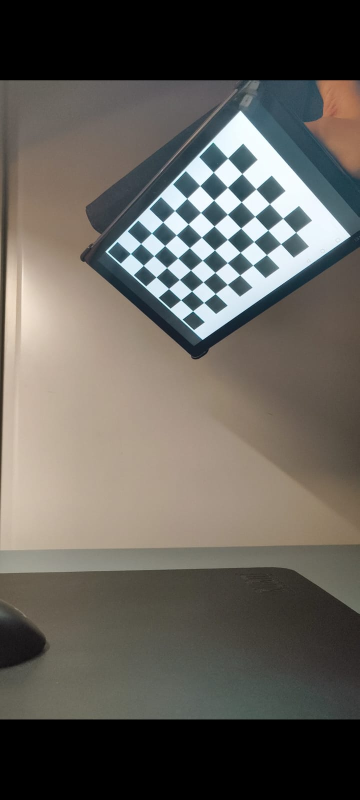
#> input picture resources/calibration/nothing_2a_checkerboards/n2a_cal2_1.jpg, 719 x 1600 px (shown at 1/2 size); its folder holds only this picture in this run
$ python bowling.py
#> lines starting #> are read from the running program, lines starting #| are printed output that depends on the picture; after the words box and inside, x2 and y2 are one past the last pixel; in counts of white or black regions, pixels touching at a corner belong together
### src/geometry/calibration.py
import cv2 as cv
import numpy as np
import glob
import os
import re

def intrinsic(images_path, checkerboard_size = (9, 6), show_detection = False):
    # Termination criteria for corner sub-pixel refinement
    criteria = (cv.TERM_CRITERIA_EPS + cv.TERM_CRITERIA_MAX_ITER, 30, 0.001)

    # Prepare object points based on the checkerboard grid
    world_points = np.zeros((checkerboard_size[0] * checkerboard_size[1], 3), np.float32)
    world_points[:, :2] = np.mgrid[0:checkerboard_size[0], 0:checkerboard_size[1]].T.reshape(-1, 2)

    # Lists to store object points and image points from all images
    object_points = []  # 3D points in real-world space
    image_points = []  # 2D points in image plane
    images = glob.glob(os.path.join(images_path, "*.jpg"))

    # Check if any images were found
    if not images:
        print(f"No images found in the specified directory. Path : {images_path}")
        return None, None

    print(f"Found {len(images)} images. Processing...")

    # Loop through each image in the folder
    for input_image in images:
        img = cv.imread(input_image)
        if img is None:
            print(f"Error reading image: {input_image}")
            continue

        # Convert image to grayscale
        gray = cv.cvtColor(img, cv.COLOR_BGR2GRAY)

        # Apply histogram equalization for better contrast
        clahe = cv.createCLAHE(clipLimit=2.0, tileGridSize=(8, 8))
        gray = clahe.apply(gray)

        # Define flags for the chessboard detection
        flags = cv.CALIB_CB_ADAPTIVE_THRESH + cv.CALIB_CB_FAST_CHECK + cv.CALIB_CB_NORMALIZE_IMAGE

        # Detect the checkerboard
        ret, corners = cv.findChessboardCorners(gray, checkerboard_size, flags)

        print(f"Processing: {__remove_prefix(input_image, images_path=images_path)} - Checkerboard detected: {ret}")

        if ret:
            # Store object points
            object_points.append(world_points)

            # Refine corner locations for better accuracy
            refined_corners = cv.cornerSubPix(gray, corners, (11, 11), (-1, -1), criteria)
            image_points.append(refined_corners)

            # Draw detected corners on the image for visualization
            if show_detection:
                cv.drawChessboardCorners(img, checkerboard_size, refined_corners, ret)
                cv.imshow("Detected Corners", img)
                cv.waitKey(2000)

    # Proceed with calibration if at least one checkerboard was detected
    if len(object_points) > 0:
        img_shape = gray.shape[::-1]  # Image size (width, height)
        ret, mtx, dist, _, _= cv.calibrateCamera(object_points, image_points, img_shape, None, None)
        return mtx, dist
    else:
        print("No valid checkerboard detections. Calibration failed.")
        return None, None

def intrinsic_distortion_fix(mtx, dist, img_path, show_distortion=False, corners=None, scale=0.3):
    # Read image
    img = cv.imread(img_path)

    # Compute optimal new camera matrix
    h, w = img.shape[:2]
    mtx_undist, _ = cv.getOptimalNewCameraMatrix(mtx, dist, (w, h), 1, (w, h))

    if show_distortion:
        # Undistorted the image
        img_undist = cv.undistort(img, mtx, dist, None, newCameraMatrix=mtx_undist)

        # Define original points (ensure shape: Nx1x2)
        points = corners.astype(np.float32).reshape(-1, 1, 2)

        # Undistorted points with the new camera matrix
        points_undist = cv.undistortPoints(
            points,
            mtx,
            dist,
            None,
            P=mtx_undist  # Project using new camera matrix
        ).reshape(-1, 2)


        # Draw lines (original and corrected)
        points = points.reshape(-1,2).astype(np.int32)
        points_undist_ts = points_undist.astype(np.int32)
        cv.line(img, tuple(points[0]), tuple(points[1]), 255, 1)
        cv.line(img_undist, tuple(points_undist_ts[0]), tuple(points_undist_ts[1]), 255, 1)

        # Combine images side by side
        combined_img = cv.hconcat([img, img_undist])

        # Display the combined image
        combined_img = cv.resize(combined_img, (0,0), fx=scale, fy=scale)
        cv.imshow("Original vs Undistorted", combined_img)
        cv.waitKey(0)  # Wait for a key press to close the window
        cv.destroyAllWindows()  # Close all OpenCV windows

    return mtx_undist, points_undist

# [16 lines left out: function extrinsic, not called in this run]

# Remove prefix for better visualization
def __remove_prefix(text, images_path):
    pattern = re.escape(images_path + '/')
    cleaned_text = re.sub(pattern, '', text)
    return cleaned_text

### src/utils/display.py
# Shows matrices in a nice way
# [7 lines left out: function mat, not called in this run]

def title_print(title_text):
    print(f"\n\n<[---------------------{title_text}---------------------]>\n\n")

### src/bowling.py
import geometry.calibration as cal
import utils.display as display
import utils.plot as plot
from data.camera import Camera
import data.datamanager as datamanager
import data.coords as coords

# Path where the checkerboard images are stored
n2a_checkerboard_path = "resources/calibration/nothing_2a_checkerboards" # Nothing Phone 2a
lum_checkerboard_path = "resources/calibration/lumix_checkerboards" # Other camera

n2a_lane_path = "resources/localization/nothing_2a/lane.png" # Path for a n2a bowling lane sample file
lum_lane_path = "resources/localization/lumix/lane.png" # Path for a lum bowling lane sample file

CALIBRATION = True
SHOW_LOCALIZATION = True

if __name__ == "__main__":
    if CALIBRATION:
        display.title_print("Calibration")
        int_n2a, dist_n2a = cal.intrinsic(images_path=n2a_checkerboard_path, checkerboard_size=(9,6), show_detection=False)
#> in intrinsic, img is the input picture: shape (1600, 719, 3); mean B, G, R 89.8, 96.2, 99.6
#> in intrinsic, `gray = clahe.apply(gray)`:
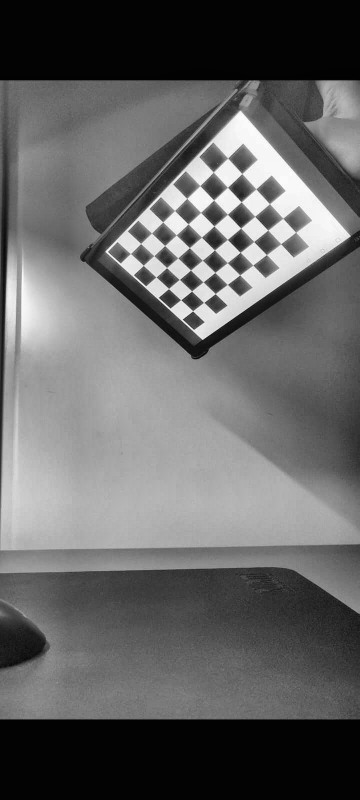
#> gray: shape (1600, 719) (shown at 1/2 size); min 2, max 255, mean 100.8
#> in intrinsic, `ret, corners = cv.findChessboardCorners(gray, checkerboard_size, flags)`: ret = True; corners = 54 rows, first 8: [261.4, 507.5], [281.9, 487.8], [303.7, 466.5], [325, 446.5], [349.8, 421.5], [371.5, 400], [400.4, 371.9], [427.4, 344.9]
#| Processing: n2a_cal2_1.jpg - Checkerboard detected: True
#> in intrinsic, `refined_corners = cv.cornerSubPix(gray, corners, (11, 11), (-1, -1), c..`: refined_corners = 54 rows, first 8: [261.4, 507.5], [281.8, 487.4], [303.7, 466.5], [326.2, 444.4], [349.8, 421.5], [374.2, 397.1], [400.4, 371.7], [427.2, 344.7]
#> in intrinsic, `ret, mtx, dist, _, _= cv.calibrateCamera(object_points, image_points, ..`: ret = 0.219; mtx = [[1135.8, 0, 327.6], [0, 1169.9, 787.3], [0, 0, 1]]; dist = [[-0.161, 0.978, -0.00314, -0.000942, -1.48]]
#> int_n2a has the same summary as mtx in intrinsic; dist_n2a = [[-0.161, 0.978, -0.00314, -0.000942, -1.48]]
        int_n2a, undist_corners_n2a = cal.intrinsic_distortion_fix(int_n2a, dist_n2a, n2a_lane_path,
                                               show_distortion=True,
                                               corners=coords.N2A_LANE_CORNERS)
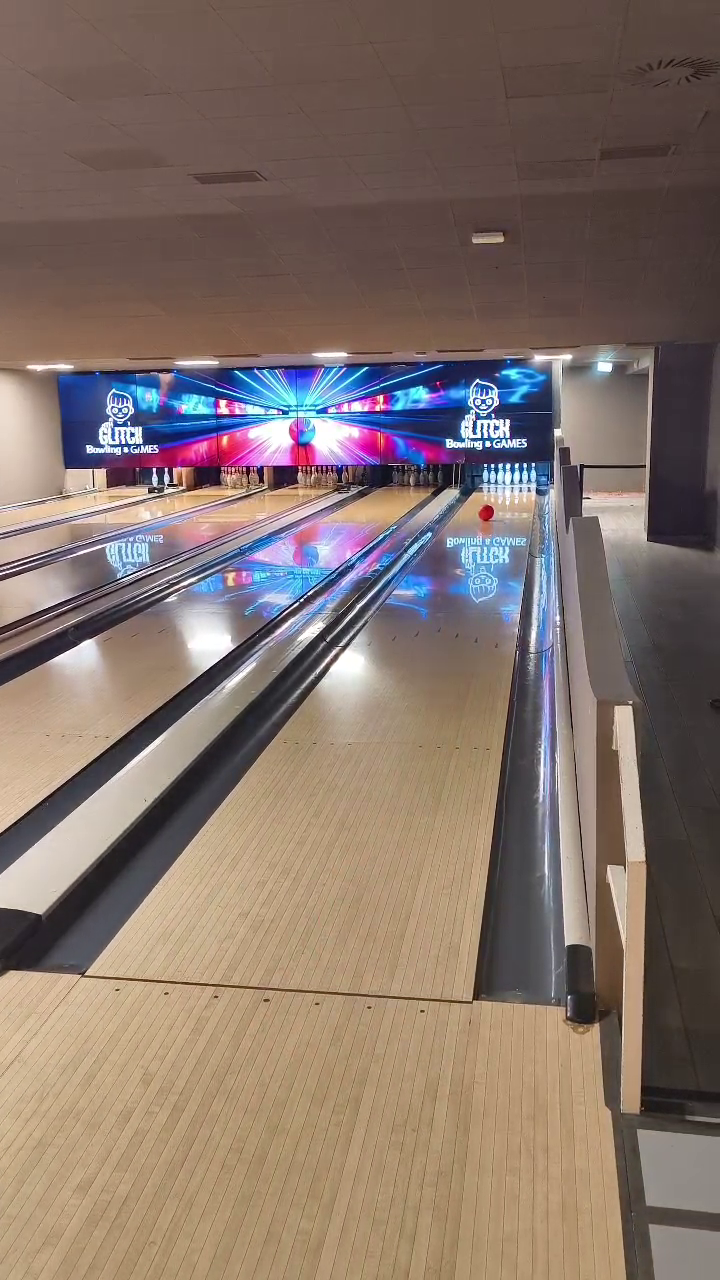
#> input picture resources/localization/nothing_2a/lane.png, 720 x 1280 px, found by its file name
#> in intrinsic_distortion_fix, img is the input picture: shape (1280, 720, 3); mean B, G, R 105.8, 114, 131.2
#> in intrinsic_distortion_fix, `mtx_undist, _ = cv.getOptimalNewCameraMatrix(mtx, dist, (w, h), 1, (w,..`: mtx_undist = [[938, 0, 286.2], [0, 968.7, 867.8], [0, 0, 1]]
#> in intrinsic_distortion_fix, `img_undist = cv.undistort(img, mtx, dist, None, newCameraMatrix=mtx_un..`:
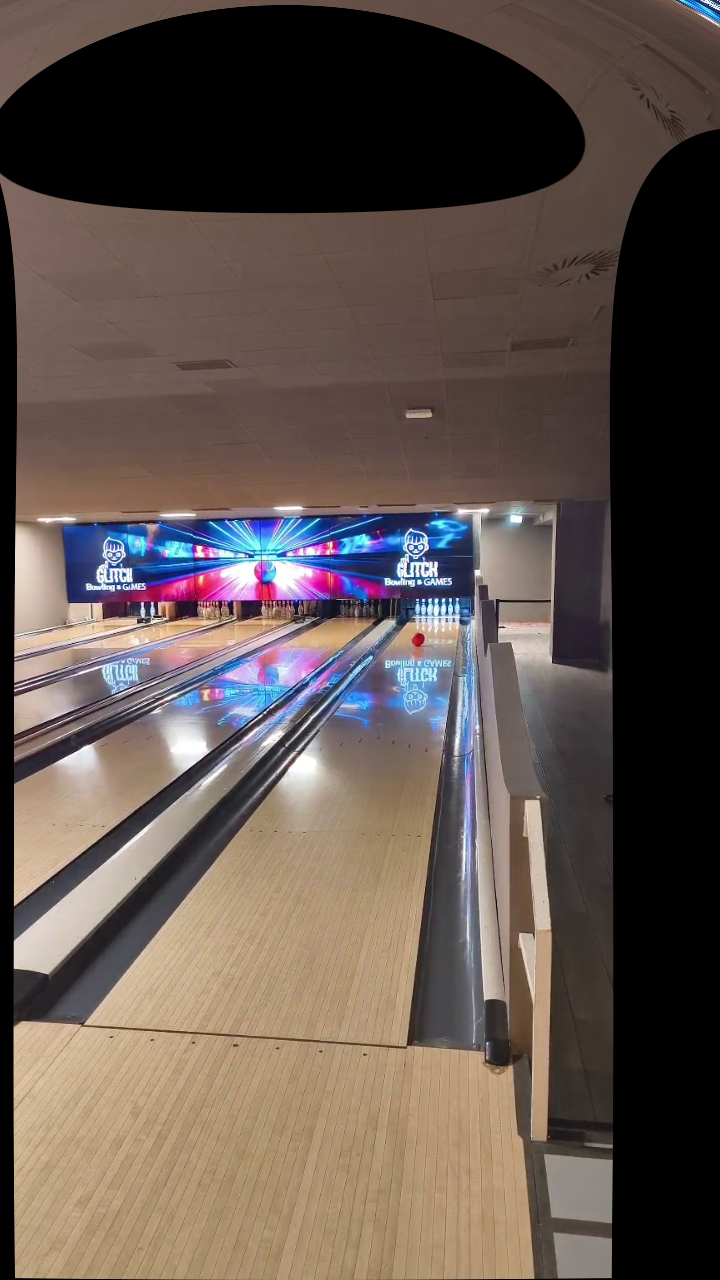
#> img_undist: shape (1280, 720, 3); mean B, G, R 77, 83.1, 95.9
#> in intrinsic_distortion_fix, `points = corners.astype(np.float32).reshape(-1, 1, 2)`: points = [[82, 974], [478, 486], [538, 486], [474, 1002]]
#> in intrinsic_distortion_fix, `points_undist = cv.undistortPoints( points, mtx, dist, None, P=mtx_und..`: points_undist = [[81.82, 1023.8], [411.2, 617], [461.1, 617], [408, 1047]]
#> in intrinsic_distortion_fix, `points_undist_ts = points_undist.astype(np.int32)`: points_undist_ts = [[81, 1023], [411, 617], [461, 616], [407, 1047]]
#> in intrinsic_distortion_fix, `cv.line(img, tuple(points[0]), tuple(points[1]), 255, 1)`:
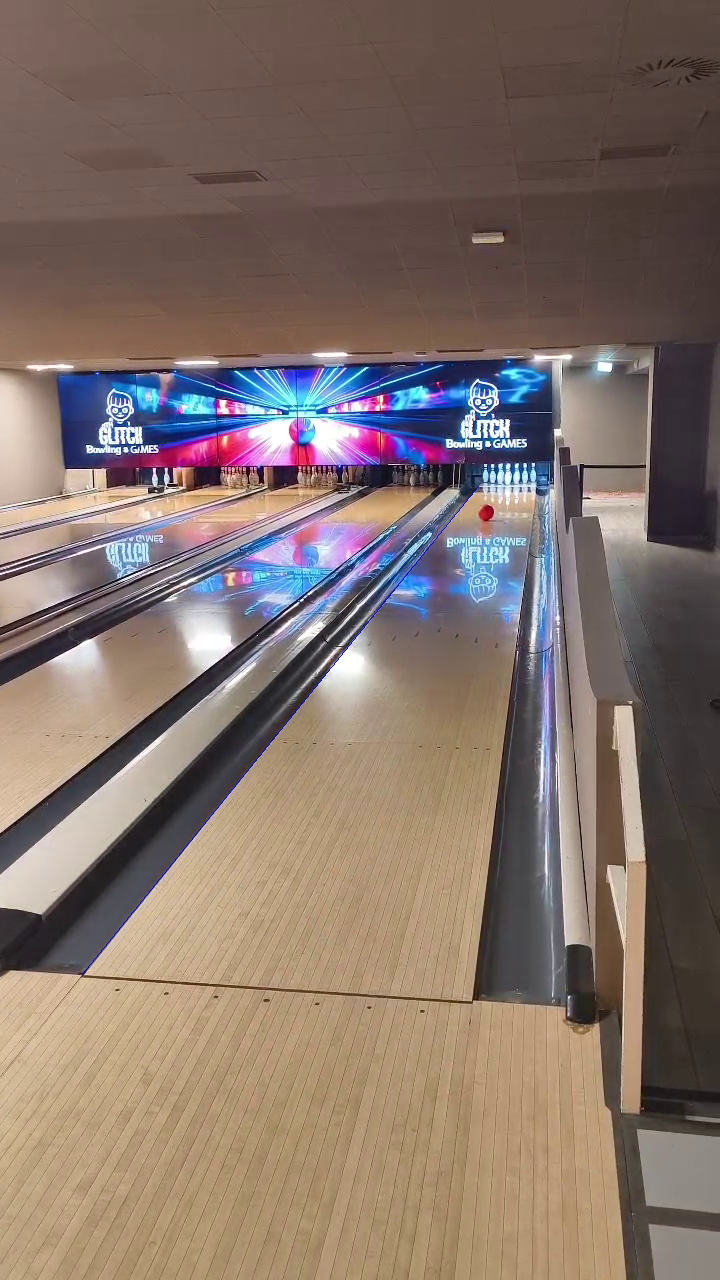
#> img: shape (1280, 720, 3); 0.05% of pixels changed, all inside (x1, y1, x2, y2) = (82, 486, 479, 975)
#> in intrinsic_distortion_fix, `cv.line(img_undist, tuple(points_undist_ts[0]), tuple(points_undist_ts..`:
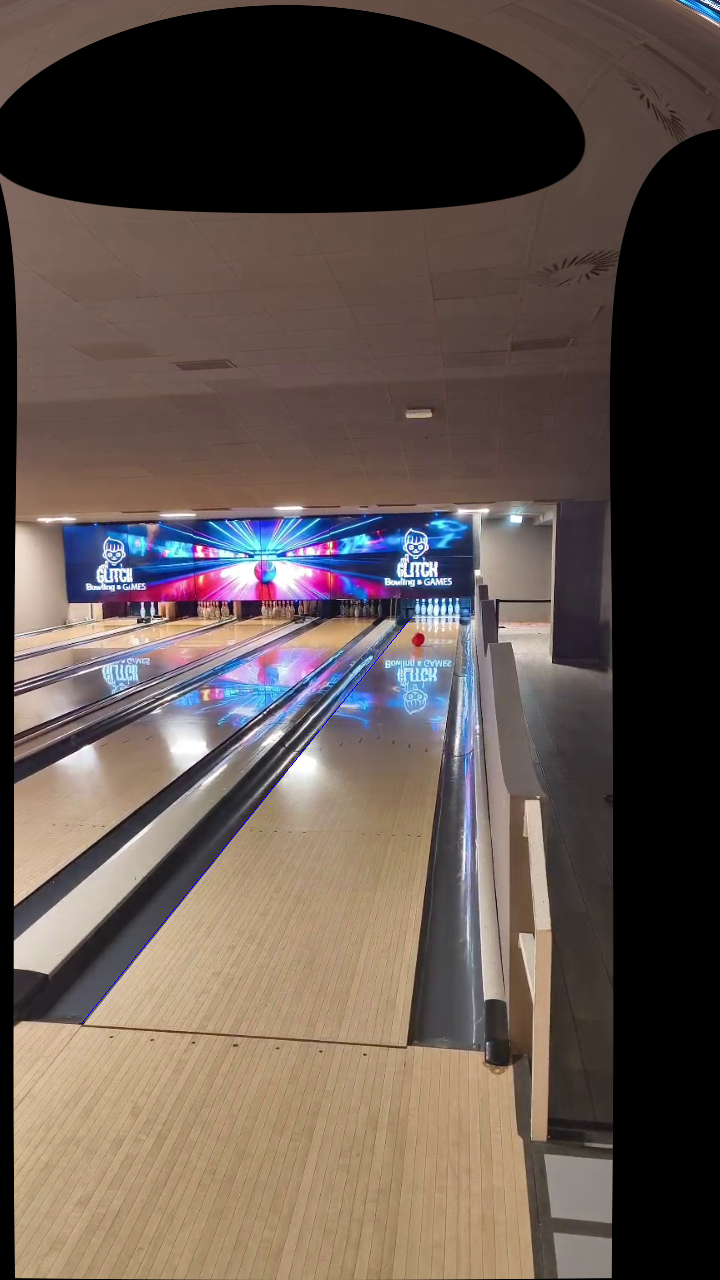
#> img_undist: shape (1280, 720, 3); 0.04% of pixels changed, all inside (x1, y1, x2, y2) = (81, 617, 412, 1024)
#> in intrinsic_distortion_fix, `combined_img = cv.resize(combined_img, (0,0), fx=scale, fy=scale)`:
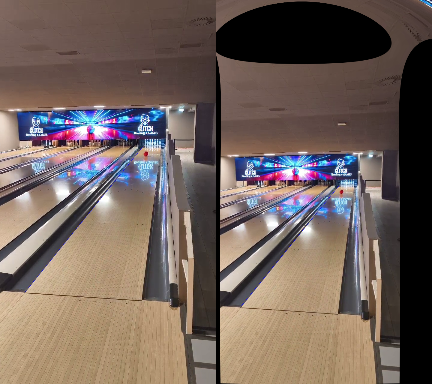
#> combined_img: shape (384, 432, 3); mean B, G, R 91.5, 98.5, 113.5
#> int_n2a = [[938, 0, 286.2], [0, 968.7, 867.8], [0, 0, 1]]; undist_corners_n2a has the same summary as points_undist in intrinsic_distortion_fix

        int_lum, dist_lum = cal.intrinsic(images_path=lum_checkerboard_path, checkerboard_size=(9,6), show_detection=False)
        int_lum, undist_corners_lum = cal.intrinsic_distortion_fix(int_lum, dist_lum, lum_lane_path,
                                               show_distortion=True,
                                               corners=coords.LUM_LANE_CORNERS)
#> call 2 of intrinsic_distortion_fix, with img_path = 'resources/localization/lumix/lane.png', show_distortion = True, corners = array of shape (4, 2), scale = 0.3
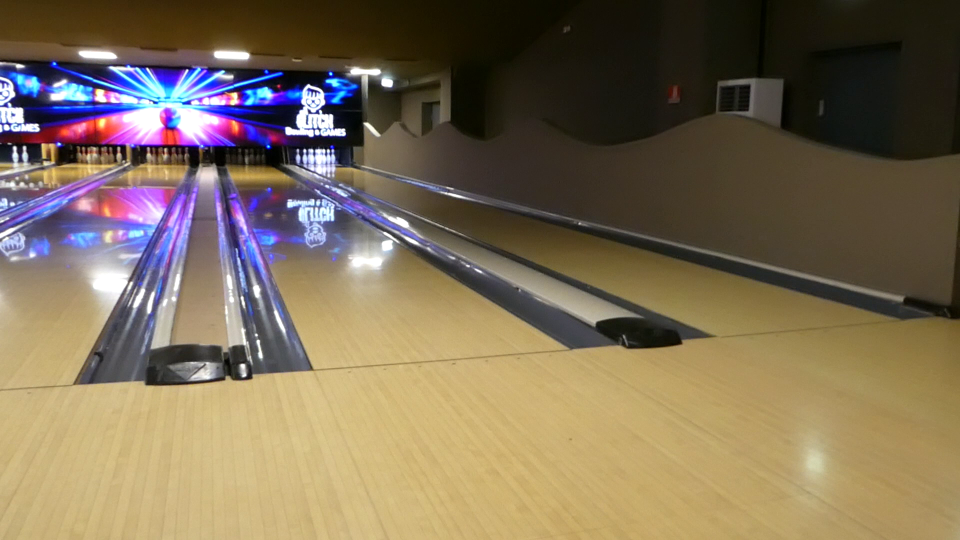
#> input picture resources/localization/lumix/lane.png, 1920 x 1080 px, found by its file name (shown at 1/2 size)
#> in intrinsic_distortion_fix, img is the input picture: shape (1080, 1920, 3); mean B, G, R 87.3, 110.4, 125.7
#> (the run stopped early here; a loop or call above may not have finished)
